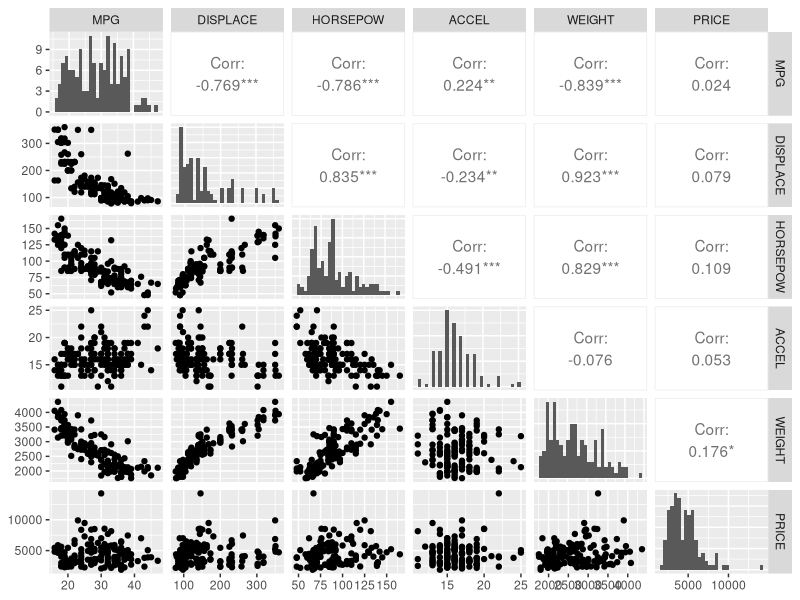
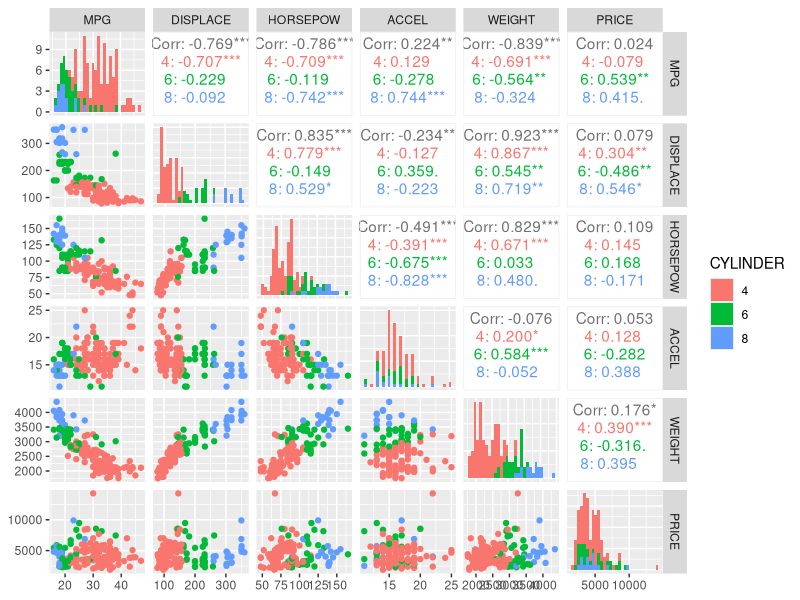
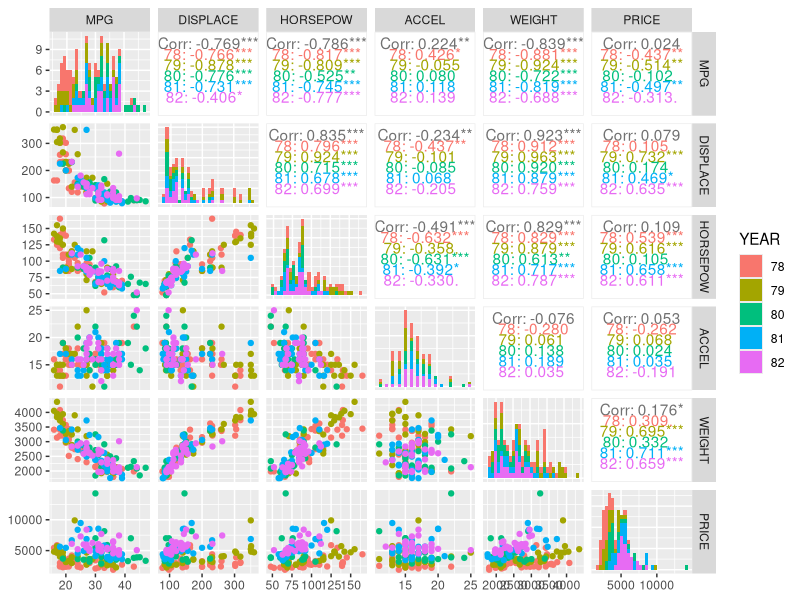
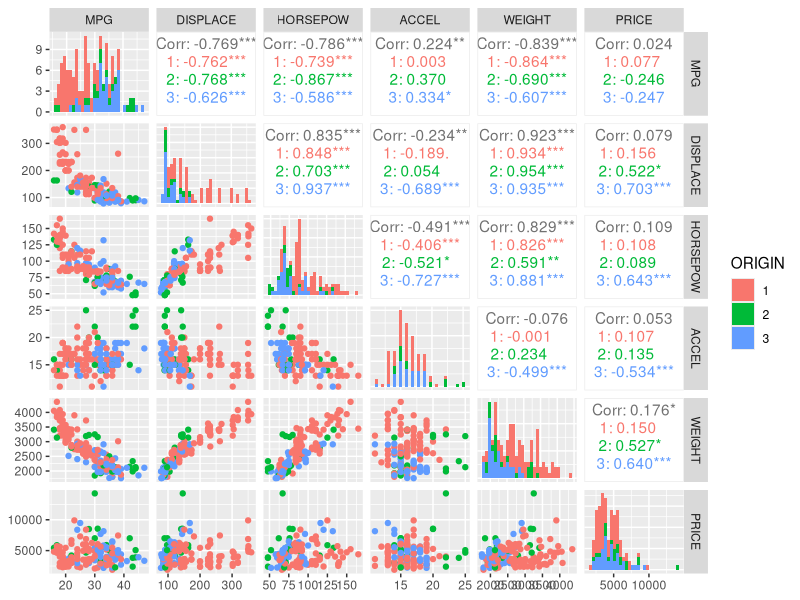
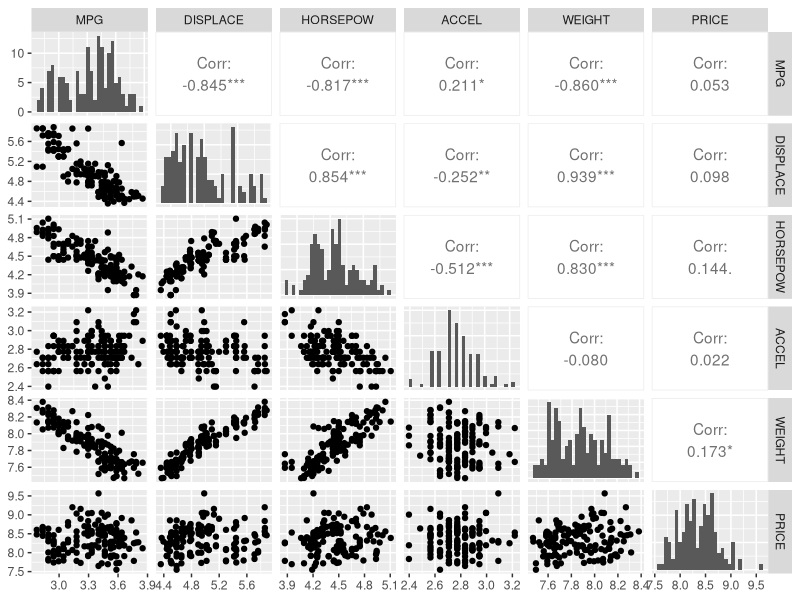
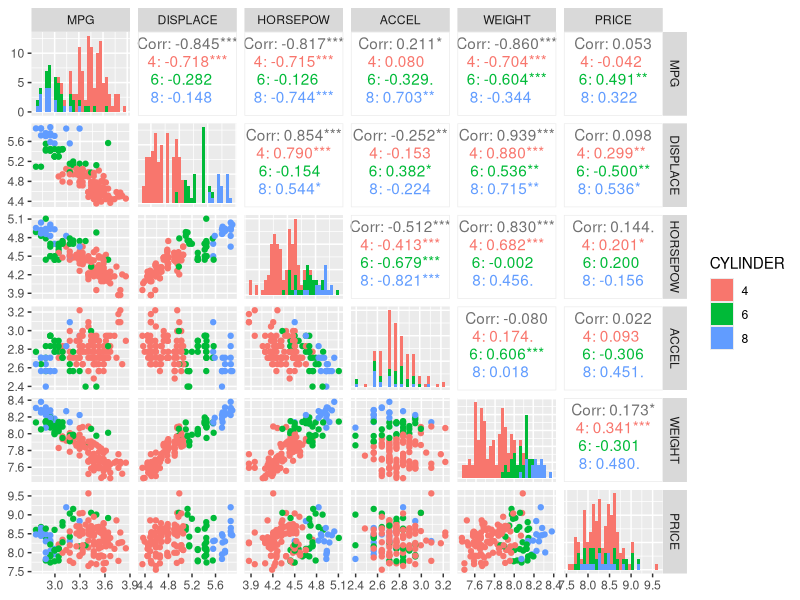
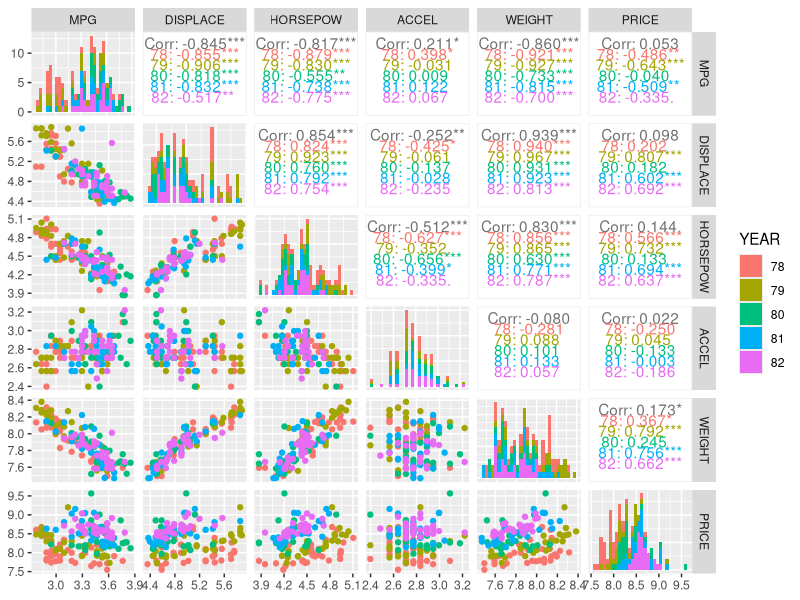
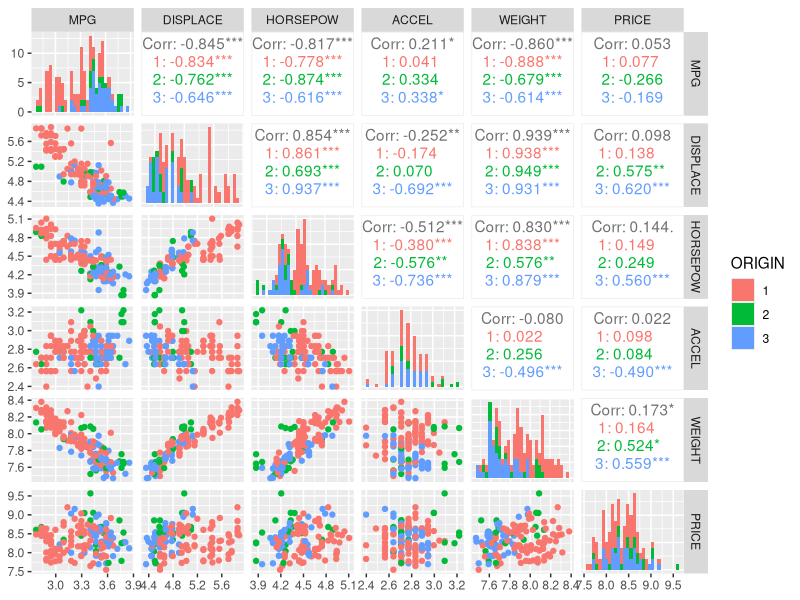

Reproduce these figures in R, in order.
## ---- chunk 1
library(readxl)
library(dplyr)
library(tidyr)

df <- read_excel("CARDATA.xls")  %>% 
  drop_na() %>% 
  filter(CYLINDER %in% c(4, 6, 8)) %>% 
  select(-MAKE, -MODEL) %>% 
  mutate(ROW = NULL, CYLINDER = as.factor(CYLINDER), 
         YEAR = as.factor(YEAR), ORIGIN = as.factor(ORIGIN))

## ---- chunk 2
head(df)
## ---- chunk 3
library(ggplot2)
library(GGally)

df %>%ggpairs(diag=list(continuous = "barDiag"),
              columns = c("MPG", "DISPLACE", "HORSEPOW", "ACCEL", "WEIGHT", "PRICE"))
df %>%ggpairs(diag=list(continuous = "barDiag"), aes(colour = CYLINDER), legend = 1,
              columns = c("MPG", "DISPLACE", "HORSEPOW", "ACCEL", "WEIGHT", "PRICE"))
df %>%ggpairs(diag=list(continuous = "barDiag"), aes(colour = YEAR), legend = 1,
              columns = c("MPG", "DISPLACE", "HORSEPOW", "ACCEL", "WEIGHT", "PRICE"))
df %>%ggpairs(diag=list(continuous = "barDiag"), aes(colour = ORIGIN), legend = 1,
              columns = c("MPG", "DISPLACE", "HORSEPOW", "ACCEL", "WEIGHT", "PRICE"))
## ---- chunk 4
dfLog <- df %>% mutate(MPG = log(MPG), DISPLACE = log(DISPLACE), 
                         HORSEPOW = log(HORSEPOW), ACCEL = log(ACCEL), 
                         WEIGHT = log(WEIGHT), PRICE = log(PRICE))
## ---- chunk 5
dfLog %>%ggpairs(diag=list(continuous = "barDiag"),
              columns = c("MPG", "DISPLACE", "HORSEPOW", "ACCEL", "WEIGHT", "PRICE"))
dfLog %>%ggpairs(diag=list(continuous = "barDiag"), aes(colour = CYLINDER), legend = 1,
              columns = c("MPG", "DISPLACE", "HORSEPOW", "ACCEL", "WEIGHT", "PRICE"))
dfLog %>%ggpairs(diag=list(continuous = "barDiag"), aes(colour = YEAR), legend = 1,
              columns = c("MPG", "DISPLACE", "HORSEPOW", "ACCEL", "WEIGHT", "PRICE"))
dfLog %>%ggpairs(diag=list(continuous = "barDiag"), aes(colour = ORIGIN), legend = 1,
              columns = c("MPG", "DISPLACE", "HORSEPOW", "ACCEL", "WEIGHT", "PRICE"))
## ---- chunk 6
library(reshape)

ggplot(melt(cor(select(df, -CYLINDER, -YEAR, -ORIGIN), method = "pearson")), aes(X1, X2)) +
  geom_raster(aes(fill = value)) +
  geom_text(aes(label = round(value, 3))) +
  scale_fill_gradient2(low=colors()[143], mid='white', high=colors()[639]) + 
  ggtitle("pearson")
ggplot(melt(cor(select(dfLog, -CYLINDER, -YEAR, -ORIGIN), method = "pearson")), aes(X1, X2)) +
  geom_raster(aes(fill = value)) +
  geom_text(aes(label = round(value, 3))) +
  scale_fill_gradient2(low=colors()[143], mid='white', high=colors()[639]) + 
  ggtitle("pearson log")
ggplot(melt(cor(select(df, -CYLINDER, -YEAR, -ORIGIN), method = "spearman")), aes(X1, X2)) +
  geom_raster(aes(fill = value)) +
  geom_text(aes(label = round(value, 3))) +
  scale_fill_gradient2(low=colors()[143], mid='white', high=colors()[639]) +
  ggtitle("spearman")
ggplot(melt(cor(select(dfLog, -CYLINDER, -YEAR, -ORIGIN), method = "spearman")), aes(X1, X2)) +
  geom_raster(aes(fill = value)) +
  geom_text(aes(label = round(value, 3))) +
  scale_fill_gradient2(low=colors()[143], mid='white', high=colors()[639]) +
  ggtitle("spearman log")
ggplot(melt(cor(select(df, -CYLINDER, -YEAR, -ORIGIN), method = "kendall")), aes(X1, X2)) +
  geom_raster(aes(fill = value)) +
  geom_text(aes(label = round(value, 3))) +
  scale_fill_gradient2(low=colors()[143], mid='white', high=colors()[639]) +
  ggtitle("kendall")
ggplot(melt(cor(select(dfLog, -CYLINDER, -YEAR, -ORIGIN), method = "kendall")), aes(X1, X2)) +
  geom_raster(aes(fill = value)) +
  geom_text(aes(label = round(value, 3))) +
  scale_fill_gradient2(low=colors()[143], mid='white', high=colors()[639]) +
  ggtitle("kendall log")
## ---- chunk 7
library(ggpubr)

#dfLog[1,9] <- 100

MPG <- dfLog %>% ggplot(aes(y=MPG)) + geom_boxplot()
DISPLACE <- dfLog %>% ggplot(aes(y=DISPLACE)) + geom_boxplot()
HORSEPOW <- dfLog %>% ggplot(aes(y=HORSEPOW)) + geom_boxplot()
ACCEL <- dfLog %>% ggplot(aes(y=ACCEL)) + geom_boxplot()
WEIGHT <- dfLog %>% ggplot(aes(y=WEIGHT)) + geom_boxplot()
PRICE <- dfLog %>% ggplot(aes(y=PRICE)) + geom_boxplot()

ggarrange(MPG, DISPLACE, HORSEPOW, ACCEL, WEIGHT, PRICE,
          ncol = 3, nrow = 2)
## ---- chunk 8
dfLogOutlinersOff <- dfLog

Q1 <- quantile(dfLogOutlinersOff$ACCEL, probs=c(.25, .75))
iqr1 <- IQR(dfLogOutlinersOff$ACCEL)
up1 <- Q1[2]+1.5*iqr1
low1 <- Q1[1]-1.5*iqr1

Q2 <- quantile(dfLogOutlinersOff$PRICE, probs=c(.25, .75))
iqr2 <- IQR(dfLogOutlinersOff$PRICE)
up2 <- Q2[2]+1.5*iqr2
low2 <- Q2[1]-1.5*iqr2

tmp1 <-length(dfLogOutlinersOff$MPG)
dfLogOutlinersOff <- dfLogOutlinersOff %>% filter(ACCEL > low1, ACCEL < up1,
                                                  PRICE > low2, PRICE < up2)
tmp2 <- length(dfLogOutlinersOff$MPG)
tmp1 - tmp2
## ---- chunk 9
ggplot(melt(cor(select(dfLog, -CYLINDER, -YEAR, -ORIGIN), method = "pearson")), aes(X1, X2)) +
  geom_raster(aes(fill = value)) +
  geom_text(aes(label = round(value, 1))) +
  scale_fill_gradient2(low=colors()[143], mid='white', high=colors()[639]) + 
  ggtitle("pearson log")
ggplot(melt(cor(select(dfLogOutlinersOff, -CYLINDER, -YEAR, -ORIGIN), method = "pearson")), aes(X1, X2)) +
  geom_raster(aes(fill = value)) +
  geom_text(aes(label = round(value, 1))) +
  scale_fill_gradient2(low=colors()[143], mid='white', high=colors()[639]) + 
  ggtitle("pearson log outlinersOff")
ggplot(melt(cor(select(dfLog, -CYLINDER, -YEAR, -ORIGIN), method = "spearman")), aes(X1, X2)) +
  geom_raster(aes(fill = value)) +
  geom_text(aes(label = round(value, 1))) +
  scale_fill_gradient2(low=colors()[143], mid='white', high=colors()[639]) +
  ggtitle("spearman log")
ggplot(melt(cor(select(dfLogOutlinersOff, -CYLINDER, -YEAR, -ORIGIN), method = "spearman")), aes(X1, X2)) +
  geom_raster(aes(fill = value)) +
  geom_text(aes(label = round(value, 1))) +
  scale_fill_gradient2(low=colors()[143], mid='white', high=colors()[639]) +
  ggtitle("spearman log outlinersOff")
ggplot(melt(cor(select(dfLog, -CYLINDER, -YEAR, -ORIGIN), method = "kendall")), aes(X1, X2)) +
  geom_raster(aes(fill = value)) +
  geom_text(aes(label = round(value, 1))) +
  scale_fill_gradient2(low=colors()[143], mid='white', high=colors()[639]) +
  ggtitle("kendall log")
ggplot(melt(cor(select(dfLogOutlinersOff, -CYLINDER, -YEAR, -ORIGIN), method = "kendall")), aes(X1, X2)) +
  geom_raster(aes(fill = value)) +
  geom_text(aes(label = round(value, 1))) +
  scale_fill_gradient2(low=colors()[143], mid='white', high=colors()[639]) +
  ggtitle("kendall log outlinersOff")
